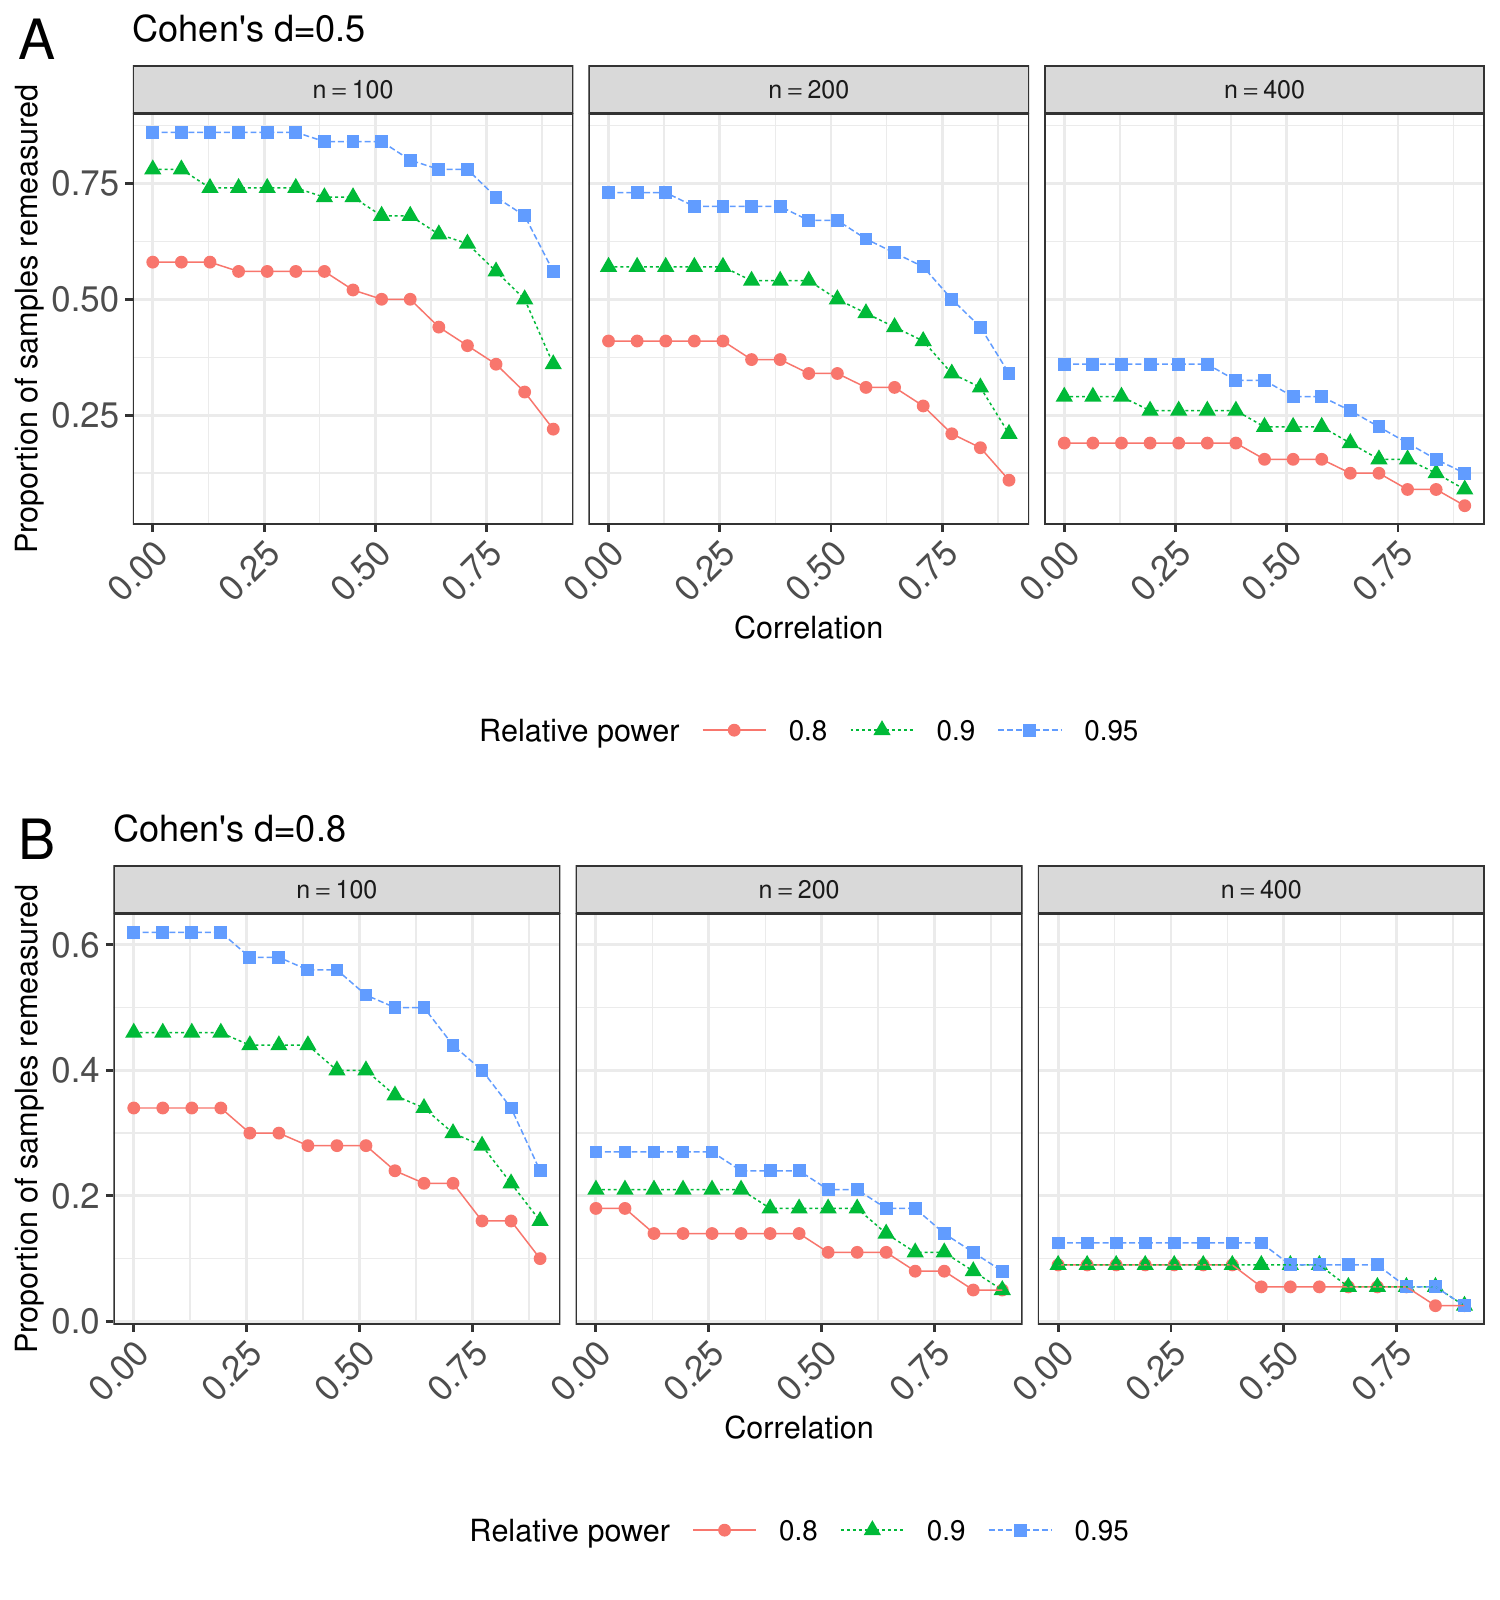

Write the R code that produced this figure.
### Theoretical curve ####
rm(list = ls())
library(ggplot2)
library(reshape)
require(cowplot)
library(latex2exp)
source("./Models/ReMeasure_S1.R")
method = "ReMeasure"
ns = c(100, 200, 400)
a1s=a1= 0.5
a0s = c( 0.5, 0.8)
RecoverSeq = c(0.8, 0.9, 0.95)
r2s = seq(0, 0.9, len = 10)
r1s = c( 0.5, 1,2 )
alpha = 0.05

#load("./Oracle_S1/Ratio-ReMeasure-repID-2-a1-0.5-a0-0.5-0.8.RData")
load("./data/Ratio-ReMeasure-repID-2-a1-0.5-a0-0.5-0.8.RData")

sample.df = reshape2::melt(ratio.a)
colnames(sample.df)[ncol(sample.df)] <- 'ReMeasureNo'
sample.df$TrueEffect <- factor(sample.df$TrueEffect, levels = paste(a0s))
sample.df$LocationEffect<- factor(sample.df$LocationEffect, levels = paste(a1s))
sample.df$samples <- factor(2*sample.df$samples, levels = paste(ns))
levels(sample.df$LocationEffect) <- TeX( paste('$a_{10}$:', levels(sample.df$LocationEffect)) )
sample.df$ScaleEffect <- factor(sample.df$ScaleEffect, levels = paste(r1s))
levels(sample.df$samples) <- TeX( paste0('$n=$', levels(sample.df$samples)) )
sample.df$Ratio <- factor(sample.df$Ratio)

obj.list <- list()
i = 1
r1 = 2
for (a0 in paste(a0s)) {
    res <- subset(sample.df, TrueEffect %in% a0 & ScaleEffect %in% r1 , drop = TRUE)
    dodge <- position_dodge(width=0.9)
    obj = ggplot(res, aes(x = SNR, y=ReMeasureNo, group = Ratio, col = Ratio, 
                          shape = Ratio, linetype = Ratio)) +
      geom_point(size = 4) + geom_line()
    
    obj <- obj  +
      facet_grid(~ samples, labeller=label_parsed)
    
    obj <- obj +
      xlab("Correlation") + ylab("Proportion of samples remeasured") + 
      ggtitle(TeX( paste0('Cohen\'s d=', a0 ) ) ) +
      theme_bw(base_size = 22) +
      theme(legend.position="bottom") +
      theme(axis.text.x = element_text(angle = 45, hjust=1, size = 25),
            axis.text.y = element_text(size = 25))   +
      theme(legend.text = element_text(size = 20),
            legend.key.size = unit(2, "cm")
            ) + guides(col= guide_legend(title= "Relative power"),
                       shape =guide_legend(title= "Relative power"),
                       linetype = guide_legend(title= "Relative power"))
    
    obj.list[[i]] <- obj
    i <- i + 1
    print(obj) 
}

pdf("./figure/Fig4.pdf", width = 15, height = 16)
obj <- plot_grid( obj.list[[1]], obj.list[[2]], 
                  labels = "AUTO", ncol = 1, align = 'h', label_size=40, label_fontface = "plain")
print(obj)
dev.off()


